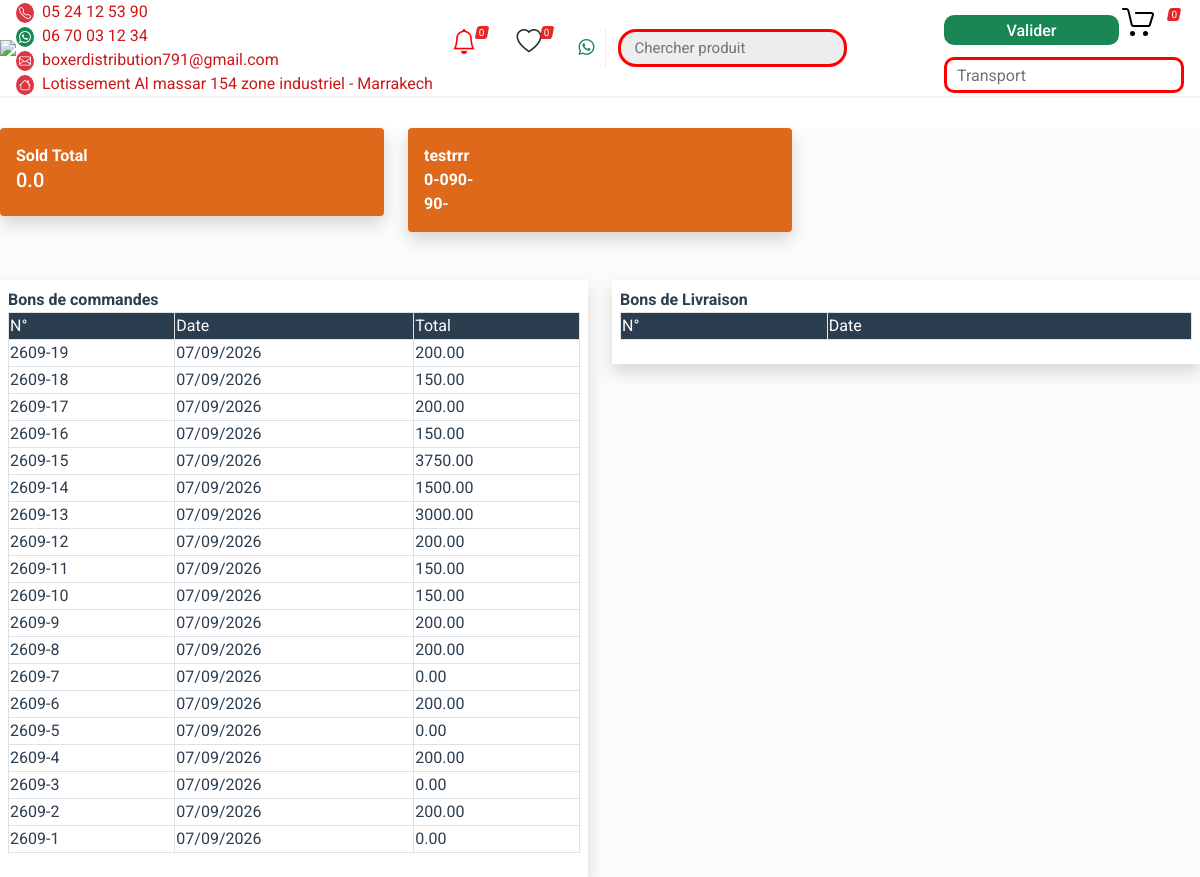
Page /clientdashboar (signed in) on the earlier database version.
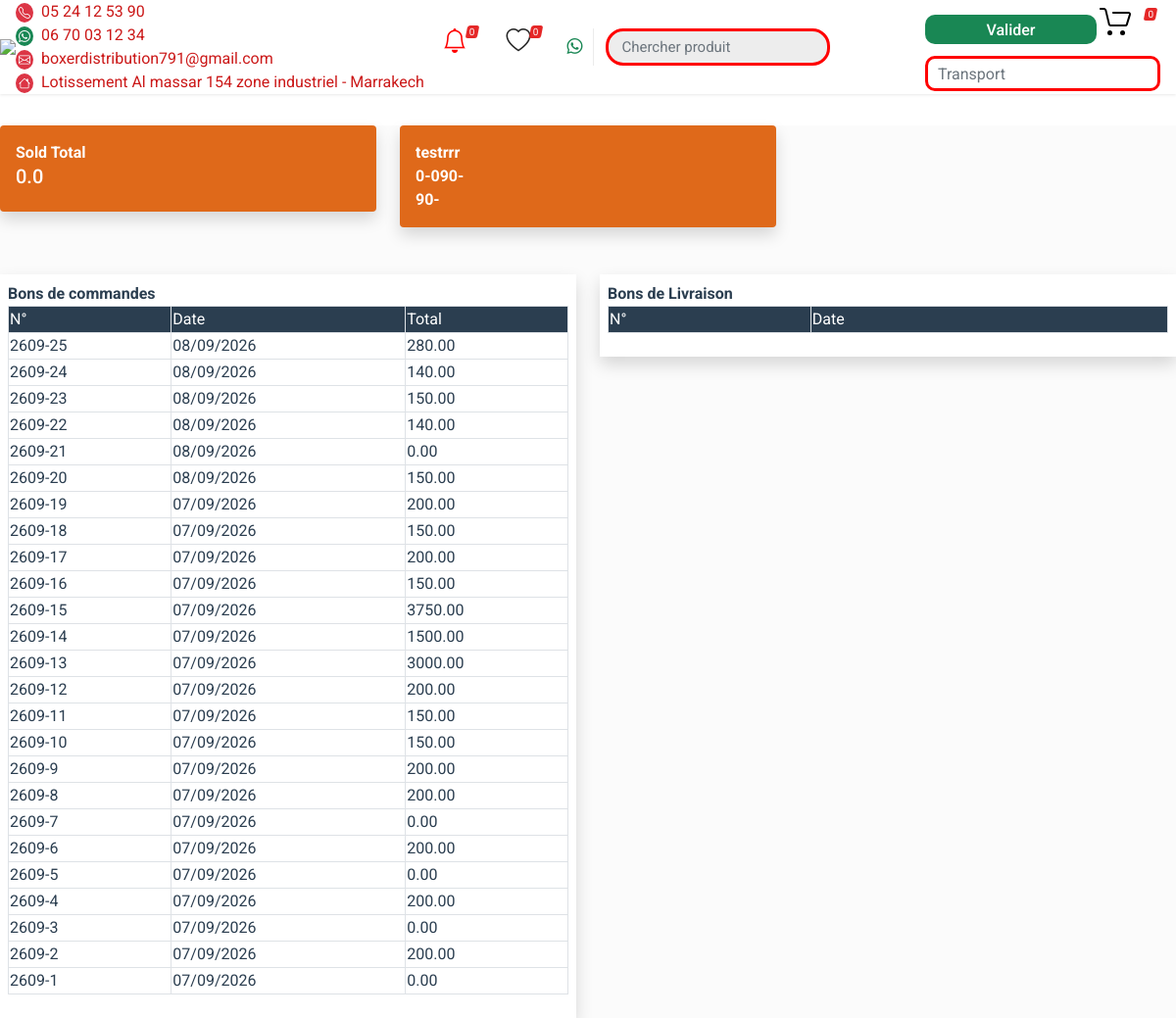
Same page on the later database version.
### main/models.py (models this page shows, shortened)
class Client(models.Model):
    represent=models.ForeignKey('Represent', on_delete=models.CASCADE, default=None, null=True, related_name="repclient")
    user = models.OneToOneField(User, on_delete=models.SET_NULL, default=None, null=True)
    moderegl=models.CharField(max_length=200, default=0, null=True, blank=True)
    name=models.CharField(max_length=200)
    name=models.CharField(max_length=200)
    clientname=models.CharField(max_length=200, null=True, default=None, blank=True)
    code=models.CharField(max_length=200, null=True, default=None)
    ice=models.CharField(max_length=200, null=True, default=None)
    city=models.CharField(max_length=200, null=True, default=None)
    region=models.CharField(max_length=200, null=True, default=None)
    total=models.FloatField(default=0.00, null=True, blank=True)
    soldtotal=models.FloatField(default=0.00, null=True, blank=True)
    soldbl=models.FloatField(default=0.00, null=True, blank=True)
    soldfacture=models.FloatField(default=0.00, null=True, blank=True)
    address=models.CharField(max_length=200)
    location=models.TextField(default='', null=True, blank=True)
    phone=models.CharField(max_length=200, default=None, null=True)
    phone2=models.CharField(max_length=200, default=None, null=True)
    diver=models.BooleanField(default=False)
    accesscatalog=models.BooleanField(default=False)

class Order(models.Model):
    date = models.DateTimeField(auto_now_add=True)
    code=models.CharField(max_length=50, null=True, default=None)
    salseman=models.ForeignKey(Represent, on_delete=models.SET_NULL, default=None, null=True)
    modpymnt=models.CharField(max_length=50, null=True, default=None)
    modlvrsn=models.CharField(max_length=50, null=True, default=None)
    note=models.TextField(default=None, null=True, blank=True)
    total=models.DecimalField(default=0.00, decimal_places=2, max_digits=20)
    totalremise=models.DecimalField(default=0.00, decimal_places=2, max_digits=20)
    isdelivered = models.BooleanField(default=False)
    ispaied = models.BooleanField(default=False)
    isclientcommnd = models.BooleanField(default=False)
    clientname=models.CharField(max_length=500, null=True, default=None)
    clientphone=models.CharField(max_length=500, null=True, default=None)
    clientaddress=models.CharField(max_length=500, null=True, default=None)
    client=models.ForeignKey(Client, on_delete=models.CASCADE, default=None, null=True)
    order_no=models.CharField(max_length=500, null=True, default=None)
    senttoserver=models.BooleanField(default=True)
    class Meta:
        ordering = ['-date']

### main/views.py (the view)
# urls.py: path('clientdashboar', views.clientdashboar, name='clientdashboar'),
@user_passes_test(isclient, login_url='main:loginpage')
@login_required(login_url='main:loginpage')
def clientdashboar(request):
    id=request.user.id
    client=Client.objects.get(user_id=id)
    orders=Order.objects.filter(client=client, isdelivered=False)
    livraisons=Bonlivraison.objects.filter(client=client)
    ctx={
        'title':'Dashboard Client',
        'orders':orders,
        'livraisons':livraisons,
        'soldbl':client.soldbl,
        'soldfacture':client.soldfacture,
        'soldtotal':client.soldtotal,
    }
    return render(request, 'clientdashboar.html', ctx)

### main/views.py (called while the page is built)
def isclient(user):
    return user.groups.filter(name='clients').exists() and user.is_active

### products/templatetags/global_tags.py (called while the page is built)
@register.simple_tag
def allcategories():
    return Category.objects.all().order_by('code')

@register.simple_tag
def firstctg():
    return Category.objects.order_by('code').first()

### main/templates/clientdashboar.html (shortened to what this page needs)
{% extends 'base.html' %}
{% load static %}
{% block content %}
<div class="row mb-5">
    <div class="col-4">
        <div class="text-white bg-orange p-3 rounded shadow">
            <strong>
                Sold Total
            </strong>
            <h5>
                {{soldtotal}}
            </h5>
        </div>
    </div>
    <div class="col-4">
        <div class="text-white bg-orange p-3 rounded shadow">
            <strong>
                {{user.client.name}}
            </strong>
            <div>
                 <strong>
                    {{user.client.city.upper}}
                </strong>
            </div>
           <div>
               <strong>
                {{user.client.address}}
            </strong>
           </div>
        </div>
    </div>
</div>
<div class="row">
    <div class="col-md-6">
        <div class="bg-white shadow p-2 text-darkblue">
            <strong>
                Bons de commandes
            </strong>
            <table class="table table-hover table-bordered text-darkblue">
                <thead>
                    <tr class="bg-darkblue text-white">
                        <td>N°</td>
                        <td>Date</td>
                        <td>Total</td>
                    </tr>
                </thead>
                <tbody>
                    {% for i in orders %}
                    <tr>
                        <td>
                            {{i.order_no}}
                        </td>
                        <td>
                            {{i.date|date:'d/m/Y'}}
                        </td>
                        <td>
                            {{i.total}}
                        </td>
                    </tr>
                    {% endfor %}
                </tbody>
            </table>
        </div>
    </div>
    <div class="col-md-6">
        <div class="bg-white shadow p-2 text-darkblue">
            <strong>
                Bons de Livraison
            </strong>
            <table class="table table-hover table-bordered text-darkblue">
                <thead>
                    <tr class="bg-darkblue text-white">
                        <td>N°</td>
                        <td>Date</td>
                    </tr>
                </thead>
            </table>
        </div>
    </div>
</div>
{% endblock %}

### ibra/templates/base.html (shortened to what this page needs)
{% load static %}
<!DOCTYPE html>
<html dir="ltr" lang="en" translate="no">
<head>
    <link href="{% static 'css/minified.css'%}" rel="stylesheet" />
    <link rel="stylesheet" href="/static/css/datepicker.css">
</head>
<body>
    <div class="site">
        {% if user.username %}
        {% include "header.html" %}
        {% endif %}
        <div class="site__body" style="margin-top: 8em;">
            <div>
                <div class="">
                  {% block content %}
                  {% endblock %}
                </div>
            </div>
        </div>
    </div>
</body>
</html>

### ibra/templates/header.html (shortened to what this page needs)
{% if user.groups.all.0.name == 'clients'%}
{% load global_tags %}
<header class="site__header" data-select2-id="42">
  <div class="header d-flex justify-content-between" data-select2-id="41" style="position: fixed; width: 100%;">
    <a href="/client/clientshome" class="d-flex align-items-center">
      <img src="/media/logos/logo.png" style="max-width: 25%;">
      <div>
        <div><i class="bi bi-telephone bg-danger text-white me-2" style="padding:3px; font-size: 12px; border-radius: 50%;"></i>05 24 12 53 90</div>
        <div><i class="bi bi-whatsapp bg-success text-white me-2" style="padding:3px; font-size: 12px; border-radius: 50%;"></i>06 70 03 12 34</div>
        <div><i class="bi bi-envelope bg-danger text-white me-2" style="padding:3px; font-size: 12px; border-radius: 50%;"></i>boxerdistribution791@gmail.com</div>
        <div><i class="bi bi-house bg-danger text-white me-2" style="padding:3px; font-size: 12px; border-radius: 50%;"></i>Lotissement Al massar 154 zone industriel - Marrakech</div>
      </div>
    </a>
    <div class="d-flex align-items-center" style="width:40%">
      <div class="">
        <a href="/newarrivage" class="indicator__button shake">
          <span>
            <b class="bi bi-bell" style="font-size: 25px; color: red; font-weight: bold;"></b>
            <span class="indicator__counter numberofnewitems" style="right: 26px;">0</span>
          </span>
        </a>
      </div>
      <div class="">
        <a href="/replicata" class="indicator__button">
          <span>
            <i class="bi bi-heart" style="font-size: 25px;"></i>
            <span class="indicator__counter whishedlist" style="right: 26px;">0</span>
          </span>
        </a>
      </div>
      <a href="https://web.whatsapp.com/send/?phone=+212670031234&type=phone_number&app_absent=0" class="bounce bi bi-whatsapp text-success" target="_blank">
      </a>
      <div class="search" data-select2-id="39">
        <div class="search__body" data-select2-id="38">
          <input class="search__input searchpc searchphone" type="text" placeholder="Chercher produit" onchange="searchproductsphone(event)" style="border: 3px solid red; border-radius:18px;">
        </div>
      </div>
    </div>
    <div class="header__indicators">
      <div class="d-flex flex-column me-3" style="width: 15em;">
        <div class="d-flex justify-content-between align-items-center">
          <button class="btn text-black btn-success w-100" style="height: 30px; border-radius:10px;" onclick="validercmdinheader(event)">Valider</button>
          <div class="indicator">
            <a href="/cart" class="indicator__button shoppingcard">
              <span>
                <span class="indicator__counter commanditems">0</span>
              </span>
            </a>
          </div>
        </div>
	      <input class="form-control transportcmnd" placeholder="Transport" style="border-radius:10px; border: 3px solid red;"/>
	</div>
    </div>
  </div>
</header>
{%endif%}

### ibra/templates/base.html (style rules this page uses)
.bounce { animation: bounce 2s infinite; }
.shake { animation: bell-shake 3s infinite ease-in-out; transform-origin: top center; }

Differences in the rows shown:
added Order: order_no "2609-25", date "08/09/2026", total "280.00"
added Order: order_no "2609-24", date "08/09/2026", total "140.00"
added Order: order_no "2609-23", date "08/09/2026", total "150.00"
added Order: order_no "2609-22", date "08/09/2026", total "140.00"
added Order: order_no "2609-21", date "08/09/2026", total "0.00"
added Order: order_no "2609-20", date "08/09/2026", total "150.00"
